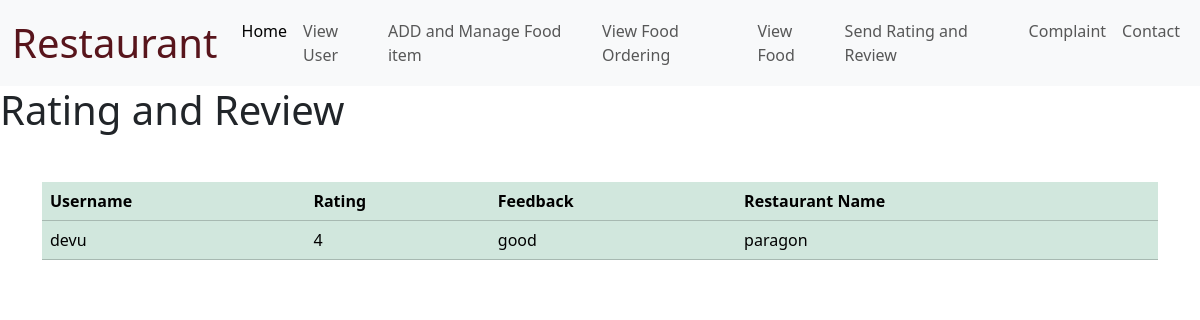
The page /Resreview (signed in) on the database its author committed.
### world_wallet_expence_app/models.py (models this page shows)
class FeedbackTableforRestaurant(models.Model):
     USERID=models.ForeignKey(UserTable, on_delete=models.CASCADE)
     rating=models.CharField(max_length=20, null=True,blank=True)
     feedback=models.CharField(max_length=20, null=True,blank=True)
     MENUID=models.ForeignKey(FoodmenuTable, on_delete=models.CASCADE,null=True,blank=True)
     RESTAURANTID=models.ForeignKey(RestaurantTable, on_delete=models.CASCADE,null=True,blank=True)

class UserTable(models.Model):
    LOGINID=models.ForeignKey(LoginTable, on_delete=models.CASCADE)
    Name=models.CharField(max_length=20, null=True,blank=True)
    phone=models.CharField(max_length=20, null=True,blank=True)
    place=models.CharField(max_length=25, null=True,blank=True)
    status=models.CharField(max_length=25, null=True,blank=True)

class RestaurantTable(models.Model):
     LOGINID =models.ForeignKey(LoginTable, on_delete=models.CASCADE)
     name=models.CharField(max_length=20, null=True,blank=True)
     place=models.CharField(max_length=20, null=True,blank=True)
     phoneno=models.BigIntegerField(null=True,blank=True)
     email=models.CharField(max_length=20, null=True,blank=True)

### world_wallet_expence_app/views.py (the view)
# urls.py: path('Resreview',Resreview.as_view(),name='Resreview'),
class Resreview(View):
    def get(self,request):
          restaurant_id = request.session.get("restaurant_id")
          r = FeedbackTableforRestaurant.objects.filter(RESTAURANTID=restaurant_id)
          return render(request,"RESTAURANT/resreview.html",{'r':r})

### templates/RESTAURANT/resreview.html (shortened to what this page needs)
{% load static %}
<html lang="en">
<head>
    <link href="https://cdn.jsdelivr.net/npm/bootstrap@5.3.3/dist/css/bootstrap.min.css" rel="stylesheet">
</head>
<body>
    <nav class="navbar navbar-expand-lg bg-body-tertiary">
        <div class="container-fluid">
          <a class="navbar-brand fs-1 text-danger-emphasis" href="#">Restaurant</a>
          <div class="collapse navbar-collapse" id="navbarSupportedContent">
            <ul class="navbar-nav ms-auto mb-2 mb-lg-0">
              <li class="nav-item">
                <a class="nav-link active" aria-current="page" href="/HomeRS">Home</a>
              </li>
              <li class="nav-item">
                <a class="nav-link" href="/viewuser">View User</a>
              </li>
              <li class="nav-item">
                <a class="nav-link" href="/Add">ADD and Manage Food item</a>
              </li>
              <li class="nav-item">
                <a class="nav-link " href="/viewfood">View Food Ordering</a>
              </li>
              <li class="nav-item">
                <a class="nav-link " href="/foodview">View Food </a>
              </li>
              <li class="nav-item">
                <a class="nav-link" href="/Resreview">Send Rating and Review</a>
              </li>
              <li class="nav-item">
                <a class="nav-link" href="/restcomplaint">Complaint</a>
              </li>
              <li class="nav-item">
                <a class="nav-link" href="#">Contact</a>
              </li>
            </ul>
          </div>
        </div>
      </nav>
        <h1>Rating and Review</h1>
        <div class="container mt-5">
            <table class="table table-success">
                <thead>
                  <tr>
                    <th scope="col">Username</th>
                    <th scope="col">Rating</th>
                    <th scope="col">Feedback</th>
                    <th scope="col">Restaurant Name</th>
                  </tr>
                </thead>
                <tbody>
                  {%for i in r%}
                  <tr>
                    <td>{{i.USERID.Name}}</td>
                    <td>{{i.rating}}</td>
                    <td>{{i.feedback}}</td>
                    <td>{{i.RESTAURANTID.name}}</td>
                  </tr>
                  {%endfor%}
                </tbody>
              </table>
            </div>
</body>
</html>

### templates/RESTAURANT/resreview.html (style rules this page uses)
body { height: 100vh; align-items: center; background-image: url('https://encrypted-tbn0.gstatic.com/images?q=tbn:ANd9GcTJ7k37uhSA3b-rwUkAWgwDC-hBrC2FiNNMNg&s'); background-position: center; background-size: cover; background-repeat:no-repeat ; backdrop-filter: blur(6px); }

### rows shown on the page
FeedbackTableforRestaurant: USERID.Name "devu", rating "4", feedback "good", RESTAURANTID.name "paragon"
